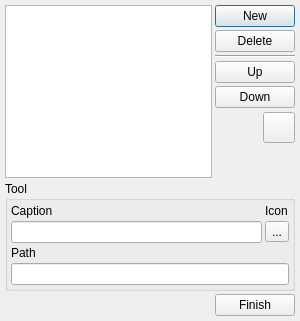
<ui version="4.0" >
 <author></author>
 <comment></comment>
 <exportmacro></exportmacro>
 <class>UIToolsEdit</class>
 <widget class="QDialog" name="UIToolsEdit" >
  <property name="geometry" >
   <rect>
    <x>0</x>
    <y>0</y>
    <width>300</width>
    <height>321</height>
   </rect>
  </property>
  <property name="windowTitle" >
   <string>Tools Editor</string>
  </property>
  <layout class="QGridLayout" >
   <property name="margin" >
    <number>5</number>
   </property>
   <property name="spacing" >
    <number>3</number>
   </property>
   <item row="6" column="2" >
    <spacer>
     <property name="orientation" >
      <enum>Qt::Vertical</enum>
     </property>
     <property name="sizeHint" >
      <size>
       <width>21</width>
       <height>52</height>
      </size>
     </property>
    </spacer>
   </item>
   <item row="5" column="2" >
    <widget class="QToolButton" name="tbHelp" >
     <property name="cursor" >
      <cursor>13</cursor>
     </property>
     <property name="icon" >
      <iconset resource="../resources/resources.qrc" >:/Icons/Icons/helpkeyword.png</iconset>
     </property>
     <property name="iconSize" >
      <size>
       <width>24</width>
       <height>24</height>
      </size>
     </property>
    </widget>
   </item>
   <item row="5" column="1" >
    <spacer>
     <property name="orientation" >
      <enum>Qt::Horizontal</enum>
     </property>
     <property name="sizeType" >
      <enum>QSizePolicy::Minimum</enum>
     </property>
     <property name="sizeHint" >
      <size>
       <width>21</width>
       <height>33</height>
      </size>
     </property>
    </spacer>
   </item>
   <item rowspan="7" row="0" column="0" >
    <widget class="QListWidget" name="lwTools" />
   </item>
   <item row="8" column="0" >
    <spacer>
     <property name="orientation" >
      <enum>Qt::Horizontal</enum>
     </property>
     <property name="sizeHint" >
      <size>
       <width>40</width>
       <height>20</height>
      </size>
     </property>
    </spacer>
   </item>
   <item row="7" column="0" colspan="3" >
    <widget class="QGroupBox" name="gbTool" >
     <property name="title" >
      <string>Tool</string>
     </property>
     <layout class="QGridLayout" >
      <property name="margin" >
       <number>3</number>
      </property>
      <property name="spacing" >
       <number>3</number>
      </property>
      <item row="0" column="1" >
       <widget class="QLabel" name="lIcon" >
        <property name="text" >
         <string>Icon</string>
        </property>
       </widget>
      </item>
      <item row="0" column="0" >
       <widget class="QLabel" name="lCaption" >
        <property name="text" >
         <string>Caption</string>
        </property>
       </widget>
      </item>
      <item row="3" column="0" colspan="2" >
       <widget class="QLineEdit" name="lePath" />
      </item>
      <item row="1" column="0" >
       <widget class="QLineEdit" name="leCaption" />
      </item>
      <item row="1" column="1" >
       <widget class="QToolButton" name="tbIcon" >
        <property name="cursor" >
         <cursor>13</cursor>
        </property>
        <property name="text" >
         <string>...</string>
        </property>
       </widget>
      </item>
      <item row="2" column="0" colspan="2" >
       <widget class="QLabel" name="lPath" >
        <property name="text" >
         <string>Path</string>
        </property>
       </widget>
      </item>
     </layout>
    </widget>
   </item>
   <item row="0" column="1" colspan="2" >
    <widget class="QPushButton" name="pbNew" >
     <property name="sizePolicy" >
      <sizepolicy>
       <hsizetype>7</hsizetype>
       <vsizetype>0</vsizetype>
       <horstretch>0</horstretch>
       <verstretch>0</verstretch>
      </sizepolicy>
     </property>
     <property name="cursor" >
      <cursor>13</cursor>
     </property>
     <property name="text" >
      <string>New</string>
     </property>
     <property name="icon" >
      <iconset resource="../resources/resources.qrc" >:/Icons/Icons/editadd.png</iconset>
     </property>
    </widget>
   </item>
   <item row="1" column="1" colspan="2" >
    <widget class="QPushButton" name="pbDelete" >
     <property name="sizePolicy" >
      <sizepolicy>
       <hsizetype>7</hsizetype>
       <vsizetype>0</vsizetype>
       <horstretch>0</horstretch>
       <verstretch>0</verstretch>
      </sizepolicy>
     </property>
     <property name="cursor" >
      <cursor>13</cursor>
     </property>
     <property name="text" >
      <string>Delete</string>
     </property>
     <property name="icon" >
      <iconset resource="../resources/resources.qrc" >:/Icons/Icons/editremove.png</iconset>
     </property>
    </widget>
   </item>
   <item row="2" column="1" colspan="2" >
    <widget class="Line" name="lMiddle" >
     <property name="orientation" >
      <enum>Qt::Horizontal</enum>
     </property>
    </widget>
   </item>
   <item row="3" column="1" colspan="2" >
    <widget class="QPushButton" name="pbUp" >
     <property name="sizePolicy" >
      <sizepolicy>
       <hsizetype>7</hsizetype>
       <vsizetype>0</vsizetype>
       <horstretch>0</horstretch>
       <verstretch>0</verstretch>
      </sizepolicy>
     </property>
     <property name="cursor" >
      <cursor>13</cursor>
     </property>
     <property name="text" >
      <string>Up</string>
     </property>
     <property name="icon" >
      <iconset resource="../resources/resources.qrc" >:/Icons/Icons/buttonup.png</iconset>
     </property>
    </widget>
   </item>
   <item row="4" column="1" colspan="2" >
    <widget class="QPushButton" name="pbDown" >
     <property name="sizePolicy" >
      <sizepolicy>
       <hsizetype>7</hsizetype>
       <vsizetype>0</vsizetype>
       <horstretch>0</horstretch>
       <verstretch>0</verstretch>
      </sizepolicy>
     </property>
     <property name="cursor" >
      <cursor>13</cursor>
     </property>
     <property name="text" >
      <string>Down</string>
     </property>
     <property name="icon" >
      <iconset resource="../resources/resources.qrc" >:/Icons/Icons/buttondown.png</iconset>
     </property>
    </widget>
   </item>
   <item row="8" column="1" colspan="2" >
    <widget class="QPushButton" name="pbFinish" >
     <property name="cursor" >
      <cursor>13</cursor>
     </property>
     <property name="text" >
      <string>Finish</string>
     </property>
     <property name="icon" >
      <iconset resource="../resources/resources.qrc" >:/Icons/Icons/buttonok.png</iconset>
     </property>
    </widget>
   </item>
  </layout>
 </widget>
 <pixmapfunction></pixmapfunction>
 <resources>
  <include location="../resources/resources.qrc" />
 </resources>
 <connections>
  <connection>
   <sender>pbFinish</sender>
   <signal>clicked()</signal>
   <receiver>UIToolsEdit</receiver>
   <slot>accept()</slot>
   <hints>
    <hint type="sourcelabel" >
     <x>358</x>
     <y>388</y>
    </hint>
    <hint type="destinationlabel" >
     <x>428</x>
     <y>502</y>
    </hint>
   </hints>
  </connection>
 </connections>
</ui>
